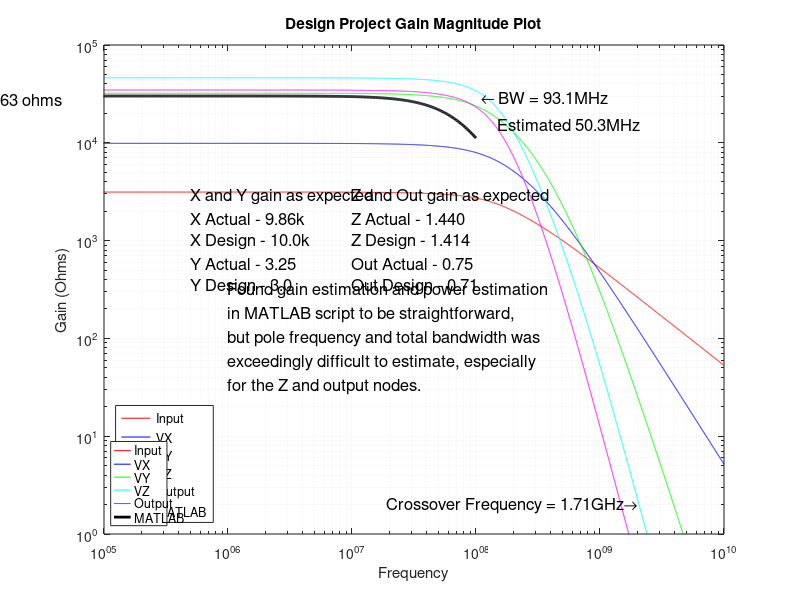
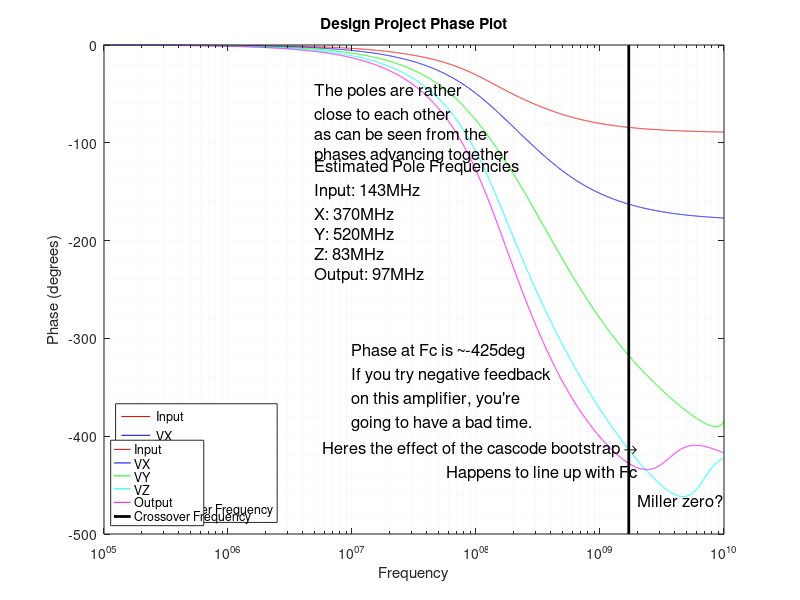

Here is the MATLAB script that generated these plots, in order:
% clear all
% close all
% 
% 
% vov = 0.70;
% speed_goal_i = 300e6;
% speed_goal_x = 300e6;
% speed_goal_y = 300e6;
% 
% vystep = 0:-0.025:-2.5;
% 
% for i = 1:length(vystep)
% 
%   s1 = 3;
%   s2 = 8;
%   s3 = 2;
%   s4 = 28;
%   n_z = 1;
%   vy_goal = vystep(i);
%   vx_goal = 1.3;
% 
%   dp = load_defaults(vov, s1, s2, s3, s4, 20000, 50000, n_z, vx_goal, vy_goal, s4);
%   rx = compute_stage_x_res(speed_goal_x, dp.MN2.w, dp.MN2.l, dp.MP4.w, dp.MP4.l);
%   ry = compute_stage_y_res(speed_goal_y, dp.MN6.w, dp.MN6.l, dp.MN7.w, dp.MN7.l);
%   dp = load_defaults(vov, s1, s2, s3, s4, rx, ry, n_z, vx_goal, vy_goal, s4);
%   dp = design_project(dp, false, false);
% 
%   if dp.all_sat
%     y(i) = dp.Vy;
%     z(i) = dp.Vz;
%     o(i) = dp.Vo;
%   else
%     y(i) = nan;
%     z(i) = nan;
%     o(i) = nan;
%   end
% end
% 
% figure('Position', [100, 100, 400, 300]);
% hold on;
% plot(z, o, 'b-');
% plot([min(z) max(z)], [0.15 0.15], 'r-');
% plot([min(z) max(z)], [-0.15 -0.15], 'r-');
% plot([1.0 1.0], [min(o) 0], 'm-');
% xlabel('V(Z)');
% ylabel('V(Output)');
% title('Output Common Mode Voltage vs V(Z)');
% legend('Common Mode Voltage', 'Spec+', 'Spec-', 'Goal V(Z)');
% 
% figure('Position', [100, 100, 400, 300]);
% hold on;
% plot(y, z, 'b-');
% plot([min(y) -1.3], [1 1], 'm-');
% plot([-1.3 -1.3], [min(z) 1], 'k-');
% xlabel('V(Y)');
% ylabel('V(Z)');
% title('V(Z) vs V(Y)');
% legend('V(Z) vs V(Y)', 'Goal V(Z)', 'Goal V(Y)');
% 
% %%%%%%%%%%%%%%%%%%%%%%%%%%%%%%%%%%%%%%%%%%%%%%%%%%%%%%%%%%%%%%%%%%%%%%%%%%
% % MN2 Size Plot
% 
% clear all
% 
% vov = 0.70;
% s1step = 2:20;
% xgain = 10000;
% ygain = 20000;
% 
% for i = 1:length(s1step)
% 
%   s1 = s1step(i);
%   s2 = 6;
%   s3 = 2;
%   s4 = 28;
%   n_z = 1;
%   vy_goal = -1.2;
%   vx_goal = 1.3;
% 
%   dp = load_defaults(vov, s1, s2, s3, s4, xgain, ygain, n_z, vx_goal, vy_goal, s4);
%   %rx = compute_stage_x_res(speed_goal_x, dp.MN2.w, dp.MN2.l, dp.MP4.w, dp.MP4.l);
%   %ry = compute_stage_y_res(speed_goal_y, dp.MN6.w, dp.MN6.l, dp.MN7.w, dp.MN7.l);
%   %dp = load_defaults(vov, s1, s2, s3, s4, rx, ry, n_z, vx_goal, vy_goal, s4);
%   dp = design_project(dp, false, true);
% 
%   if dp.all_sat
%     mn2(i) = dp.MN2.w*1e6;
%     ti(i) = dp.stages{1}.t*1e9;
%     tx(i) = dp.stages{2}.t*1e9;
%     fi(i) = dp.stages{1}.f/1e6;
%     fx(i) = dp.stages{2}.f/1e6;
%     tsum(i) = ti(i) + tx(i);
%   else
%     mn2(i) = nan;
%     ti(i) = nan;
%     tx(i) = nan;
%     fi(i) = nan;
%     fx(i) = nan;
%     tsum(i) = nan;
%   end
% end
% 
% figure('Position', [100, 100, 400, 300]);
% hold on;
% plot(mn2, ti, 'b-');
% plot(mn2, tx, 'r-');
% plot(mn2, tsum, 'm-');
% plot([24 24], [0 min(tsum)], 'k-');
% xlabel('MN2 Width (um)');
% ylabel('Tau(ns)');
% title(sprintf('Taus vs MN2 Width for X Stage Gain = %d, Vov = %0.2f', xgain, vov));
% legend('Tau In', 'Tau X', 'Sum Tau', 'Selected MN2');
% 
% % figure('Position', [100, 100, 400, 300]);
% % hold on;
% % plot(mn2, fi, 'b-');
% % plot(mn2, fx, 'r-');
% % plot(mn2, tsum, 'm-');
% % xlabel('MN2 Width (um)');
% % ylabel('Frequency (MHz)');
% % title('Pole Frequency vs MN2 Width for X Stage Gain = 10000');
% % legend('Pole F In', 'Pole F X');
% 
% %%%%%%%%%%%%%%%%%%%%%%%%%%%%%%%%%%%%%%%%%%%%%%%%%%%%%%%%%%%%%%%%%%%%%%%%%%
% % MP4 Size Plot
% 
% clear all
% 
% vov = 0.70;
% s2step = 2:20;
% xgain = 10000;
% ygain = 3;
% 
% for i = 1:length(s2step)
% 
%   s1 = 3;
%   s2 = s2step(i);
%   s3 = 2;
%   s4 = 28;
%   n_z = 1;
%   vy_goal = -1.2;
%   vx_goal = 1.3;
%   
%   vov4 = 2.0 - vx_goal;
%   id4 = 1/2 * 25e-6 * s2 * vov4^2;
%   gm = 2 * id4 / vov4;
%   ry(i) = 3 / gm;
%   
% 
%   dp = load_defaults(vov, s1, s2, s3, s4, xgain, ry(i), n_z, vx_goal, vy_goal, s4);
%   %rx = compute_stage_x_res(speed_goal_x, dp.MN2.w, dp.MN2.l, dp.MP4.w, dp.MP4.l);
%   %ry = compute_stage_y_res(speed_goal_y, dp.MN6.w, dp.MN6.l, dp.MN7.w, dp.MN7.l);
%   %dp = load_defaults(vov, s1, s2, s3, s4, rx, ry, n_z, vx_goal, vy_goal, s4);
%   dp = design_project(dp, false, true);
% 
%   if dp.all_sat
%     mp4(i) = dp.MP4.w*1e6;
%     gm4(i) = dp.MP4.gm;
%     ty(i) = dp.stages{3}.t*1e9;
%     tx(i) = dp.stages{2}.t*1e9;
%     fy(i) = dp.stages{3}.f/1e6;
%     fx(i) = dp.stages{2}.f/1e6;
%     gy(i) = dp.stages{3}.gain;
%     tsum(i) = ty(i) + tx(i);
%   else
%     mp4(i) = nan;
%     ty(i) = nan;
%     tx(i) = nan;
%     fy(i) = nan;
%     fx(i) = nan;
%     gy(i) = nan;
%     gm4(i) = nan;
%     tsum(i) = nan;
%   end
% end
% 
% figure('Position', [100, 100, 400, 300]);
% hold on;
% plot(mp4, tx, 'b-');
% plot(mp4, ty, 'r-');
% plot(mp4, tsum, 'm-');
% plot([6 6], [0 min(tsum)], 'k-');
% xlabel('MP4 Width (um)');
% ylabel('Tau(ns)');
% title(sprintf('Taus vs MP4 Width for Y Stage Gain = %0.1f, Vov = %0.2f', ygain, 2.0-vx_goal));
% legend('Tau X', 'Tau Y', 'Sum Tau');
% 
% %%%%%%%%%%%%%%%%%%%%%%%%%%%%%%%%%%%%%%%%%%%%%%%%%%%%%%%%%%%%%%%%%%%%%%%%%%
% % MN10 Size Plot
% 
% clear all
% 
% vov = 0.70;
% s4step = 2:50;
% xgain = 10000;
% ygain = 3;
% 
% for i = 1:length(s4step)
% 
%   s1 = 3;
%   s2 = 6;
%   s3 = 2;
%   s4 = s4step(i);
%   n_z = 1;
%   vy_goal = -1.2;
%   vx_goal = 1.3;
%   
%   vov4 = 2.0 - vx_goal;
%   id4 = 1/2 * 25e-6 * s2 * vov4^2;
%   gm = 2 * id4 / vov4;
%   ry(i) = 3 / gm;
% 
%   dp = load_defaults(vov, s1, s2, s3, s4, xgain, ry(i), n_z, vx_goal, vy_goal, s4);
%   %rx = compute_stage_x_res(speed_goal_x, dp.MN2.w, dp.MN2.l, dp.MP4.w, dp.MP4.l);
%   %ry = compute_stage_y_res(speed_goal_y, dp.MN6.w, dp.MN6.l, dp.MN7.w, dp.MN7.l);
%   %dp = load_defaults(vov, s1, s2, s3, s4, rx, ry, n_z, vx_goal, vy_goal, s4);
%   dp = design_project(dp, false, true);
% 
%   if dp.all_sat
%     mn10(i) = dp.MN10.w*1e6;
%     tz(i) = dp.stages{4}.t*1e9;
%     to(i) = dp.stages{5}.t*1e9;
%     go(i) = dp.stages{5}.gain;
%     vo(i) = dp.Vo;
%     tsum(i) = to(i) + tz(i);
%   else
%     mn10(i) = nan;
%     tz(i) = nan;
%     to(i) = nan;
%     go(i) = nan;
%     vo(i) = nan;
%     tsum(i) = nan;
%   end
% end
% 
% figure('Position', [100, 100, 400, 300]);
% hold on;
% plot(mn10, tz, 'b-');
% plot(mn10, to, 'r-');
% plot(mn10, tsum, 'm-');
% plot([10 10], [0 min(tsum)], 'k-');
% xlabel('MN10 Width (um)');
% ylabel('Tau(ns)');
% title('Taus vs MN10 Width');
% legend('Tau Z', 'Tau Out', 'Sum Tau');
% 
% figure('Position', [100, 100, 400, 300]);
% hold on;
% plot(mn10, vo, 'b-');
% plot([10 10], [min(vo) 0], 'k-');
% xlabel('MN10 Width (um)');
% ylabel('Voltage');
% title('Output Common Mode Voltage vs MN10 Width');
% 
% 
% %%%%%%%%%%%%%%%%%%%%%%%%%%%%%%%%%%%%%%%%%%%%%%%%%%%%%%%%%%%%%%%%%%%%%%%%%%
% % Waveform Plot
% 
% f = fopen('../waveform_export.txt');
% fgetl(f)
% c = t = textscan(f, '%f %f %f');
% fclose(f);
% t = c{1};
% v_iin = c{2};
% v_vout = c{3};
% 
% figure;
% hold on;
% plot(t*1e9, v_vout);
% legend('Vout');
% title('Transient Response');
% xlabel('Time (ns)')
% ylabel('Voltage');

%%%%%%%%%%%%%%%%%%%%%%%%%%%%%%%%%%%%%%%%%%%%%%%%%%%%%%%%%%%%%%%%%%%%%%%%%%
% Bode Plot

close all
clear all
load('bode.mat');
load('dp.mat');

bw_o = interp1(abs(v_n_vout), f, max(abs(v_n_vout)) * sqrt(2)/2);
bw_x = interp1(abs(v_n_x), f, max(abs(v_n_x)) * sqrt(2)/2);
bw_y = interp1(abs(v_n_y), f, max(abs(v_n_y)) * sqrt(2)/2);
bw_z = interp1(abs(v_n_z), f, max(abs(v_n_z)) * sqrt(2)/2);
bw_i = interp1(abs(v_n_iin), f, max(abs(v_n_iin)) * sqrt(2)/2);

fc = interp1(abs(v_n_vout), f, 1);

fsim = logspace(2, 8, 1000);
sim = dp.h .* dp.total.gain;

figure('Position', [10, 10, 1000, 600]);
h = loglog(f, abs(v_n_iin),'r',...
           f, abs(v_n_x),'b',...
           f, abs(v_n_y),'g',...
           f, abs(v_n_z),'c',...
           f, abs(v_n_vout),'m',...
           fsim, abs(sim), 'k',...
           'Linewidth', 2);

ylim([1, 100000]);
xlim([1e5 1e10]);
legend('Input', 'VX', 'VY', 'VZ', 'Output', 'MATLAB', 'Location','southwest');
xlabel('Frequency');
ylabel('Gain (Ohms)');
title('Design Project Gain Magnitude Plot');

% t = text
s = sprintf('  Low F Gain = %0.0f ohms\n', max(abs(v_n_vout)));
s = strcat('\uparrow', s);
t = text(1000,20000,{s; '    Estimated 30090'});
set(t, 'FontSize', 12);
t = text(1e7,1000,{'Z and Out gain as expected';...
                'Z Actual - 1.440';...
                'Z Design - 1.414';...
                'Out Actual - 0.75';...
                'Out Design - 0.71'});
set(t, 'FontSize', 12);

t = text(5e5,1000,{'X and Y gain as expected';...
                'X Actual - 9.86k';...
                'X Design - 10.0k';...
                'Y Actual - 3.25';...
                'Y Design - 3.0'});
set(t, 'FontSize', 12);              
              
t = text(1e6,100,{'Found gain estimation and power estimation';...
                  'in MATLAB script to be straightforward,';...
                  'but pole frequency and total bandwidth was';...
                  'exceedingly difficult to estimate, especially';...
                  'for the Z and output nodes.'});
set(t, 'FontSize', 12);              
              
s = sprintf(' BW = %0.1fMHz\n', bw_o/1e6);
s = strcat('\leftarrow', s);
t = text(bw_o*1.2,30000*sqrt(2)/2,{s; '    Estimated 50.3MHz'})
set(t, 'FontSize', 12);
s = 'Crossover Frequency = 1.71GHz\rightarrow';
t = text(2e9,2,s,...
   'HorizontalAlignment','right') 
set(t, 'FontSize', 12);
%# capture handle to current figure and axis
hFig = gcf;
hAx1 = gca;

%# create a second transparent axis, as a copy of the first
hAx2 = copyobj(hAx1,hFig);
delete( get(hAx2,'Children') )
set(hAx2, 'Color','none', 'Box','on', ...
    'XGrid','off', 'YGrid','off')

%# show grid-lines of first axis, style them as desired,
%# but hide its tick marks and axis labels
set(hAx1, 'XColor',[0.9 0.9 0.9],...
          'YColor',[0.9 0.9 0.9],...
          'XMinorGrid','on',...
          'YMinorGrid','on',...
          'MinorGridLineStyle','-',...
          'XTickLabel',[], 'YTickLabel',[]);
xlabel(hAx1, ''), ylabel(hAx1, ''), title(hAx1, '')
linkaxes([hAx1 hAx2], 'xy');

%%%%%%%%%%%%%%%%%%%%%%%%%%%%%%%%%%%%%%%%%%%%%%%
% Phase Plot

figure('Position', [10, 10, 1000, 600]);
h = semilogx(f, unwrap(angle(-v_n_iin))*180/pi,'r',...
           f, unwrap(angle(-v_n_x))*180/pi,'b',...
           f, unwrap(angle(v_n_y))*180/pi,'g',...
           f, unwrap(angle(-v_n_z))*180/pi,'c',...
           f, unwrap(angle(-v_n_vout))*180/pi,'m',...
           [fc fc], [-500 0], 'k',...
           'Linewidth', 2);

%ylim([, 10]);
legend('Input', 'VX', 'VY', 'VZ', 'Output', 'Crossover Frequency', 'Location','southwest');
xlabel('Frequency');
ylabel('Phase (degrees)');
title('Design Project Phase Plot');
xlim([1e5 1e10]);

s = 'Heres the effect of the cascode bootstrap \rightarrow';
t = text(2e9,-425,{s; 'Happens to line up with Fc'},...
   'HorizontalAlignment','right');
set(t, 'FontSize', 12);

s = 'Miller zero?';
t = text(10e9,-465,s,...
   'HorizontalAlignment','right');
set(t, 'FontSize', 12);
 
s = {'The poles are rather';
     'close to each other';
     'as can be seen from the';
     'phases advancing together';
     };
t = text(5e6,-80,s);
set(t, 'FontSize', 12);

s = {'Estimated Pole Frequencies';
     'Input: 143MHz';
     'X: 370MHz';
     'Y: 520MHz';
     'Z: 83MHz';
     'Output: 97MHz';
     };
t = text(5e6,-180,s);
set(t, 'FontSize', 12);

s = {'Phase at Fc is ~-425deg';
     'If you try negative feedback';
     'on this amplifier, you''re';
     'going to have a bad time.';
     };
t = text(1e7,-350,s);
set(t, 'FontSize', 12);


%# capture handle to current figure and axis
hFig = gcf;
hAx1 = gca;

%# create a second transparent axis, as a copy of the first
hAx2 = copyobj(hAx1,hFig);
delete( get(hAx2,'Children') )
set(hAx2, 'Color','none', 'Box','on', ...
    'XGrid','off', 'YGrid','off')

%# show grid-lines of first axis, style them as desired,
%# but hide its tick marks and axis labels
set(hAx1, 'XColor',[0.9 0.9 0.9],...
          'YColor',[0.9 0.9 0.9],...
          'XMinorGrid','on',...
          'YMinorGrid','on',...
          'MinorGridLineStyle','-',...
          'XTickLabel',[], 'YTickLabel',[]);
xlabel(hAx1, ''), ylabel(hAx1, ''), title(hAx1, '')
linkaxes([hAx1 hAx2], 'xy');